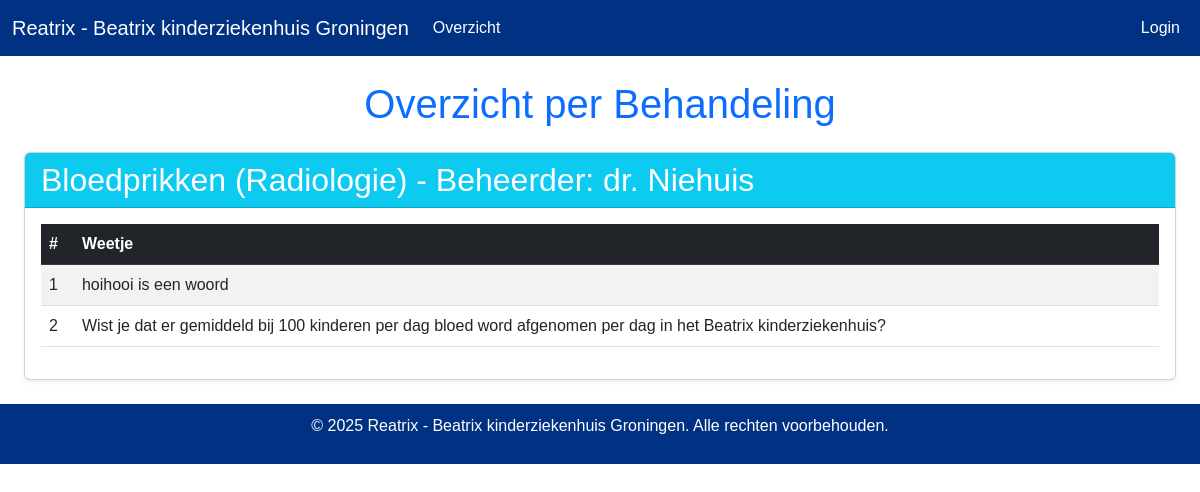
/Behandeling/overzicht, run on the app's committed database.
### models.py (models this page shows)
class Behandeling(db.Model):
    id = db.Column(db.Integer, primary_key=True)
    behandelingnaam = db.Column(db.String(50), nullable=False)
    Categorie = db.Column(db.String(10), nullable=False)
    Beheerder_id = db.Column(db.Integer, db.ForeignKey('beheerder.id'), nullable=False)
    Weetje = db.relationship('Weetje', backref='Behandeling', lazy=True)

class Beheerder(db.Model):
    id = db.Column(db.Integer, primary_key=True)
    naam = db.Column(db.String(50), nullable=False)
    gender = db.Column(db.String(10), nullable=False)
    Behandeling = db.relationship('Behandeling', backref='Beheerder', lazy=True)

class Weetje(db.Model):
    id = db.Column(db.Integer, primary_key=True)
    Weetje = db.Column(db.String(50), nullable=False)
    gender = db.Column(db.String(10), nullable=False)
    Behandeling_id = db.Column(db.Integer, db.ForeignKey('behandeling.id'), nullable=False)

### routes/Behandeling/routes.py (the view)
@Behandeling_bp.route('/overzicht')
def overzicht():
    Behandelingen = Behandeling.query.options(
        db.joinedload(Behandeling.Weetje),
        db.joinedload(Behandeling.Beheerder)
    ).order_by(Behandeling.behandelingnaam).all()
    return render_template('overzicht.html', Behandelingen=Behandelingen, enumerate=enumerate)

### templates/overzicht.html
{% extends 'base.html' %}
{% block content %}
<div class="container">
    <h1 class="my-4 text-center text-primary">Overzicht per Behandeling</h1>
    {% for Behandeling in Behandelingen %}
    <div class="card mb-4 shadow-sm">
        <div class="card-header bg-info text-white">
            <h2 class="mb-0">
                {{ Behandeling.behandelingnaam }} ({{ Behandeling.Categorie }})
                {% if Behandeling.Beheerder %}
                    - Beheerder: {{ Behandeling.Beheerder.naam }}
                {% else %}
                    - Geen Beheerder
                {% endif %}
            </h2>
        </div>
        <div class="card-body">
            {% if Behandeling.Weetje %}
            <table class="table table-striped">
                <thead class="table-dark">
                <tr>
                    <th>#</th>
                    <th>Weetje</th>
                </tr>
                </thead>
                <tbody>
                {% for idx, Weetje in enumerate(Behandeling.Weetje|sort(attribute='Weetje'), start=1) %}
                <tr>
                    <td>{{ idx }}</td>
                    <td>{{ Weetje.Weetje }}</td>
                </tr>
                {% endfor %}
                </tbody>
            </table>
            {% else %}
            <p class="text-muted">Geen Weetjes gekoppeld aan deze Behandeling.</p>
            {% endif %}
        </div>
    </div>
    {% endfor %}
</div>
{% endblock %}

### templates/base.html (style rules this page uses)
body { font-family: Arial, sans-serif; }
.container { max-width: 1200px; }

### data on the page
Behandeling: behandelingnaam "Bloedprikken", Categorie "Radiologie", Beheerder.naam "dr. Niehuis"
Weetje: Behandeling "1", Weetje "hoihooi is een woord"
Weetje: idx "2", Weetje "Wist je dat er gemiddeld bij 100 kinderen per dag bloed word afgenomen per dag in het Beatrix kinderziekenhuis?"
